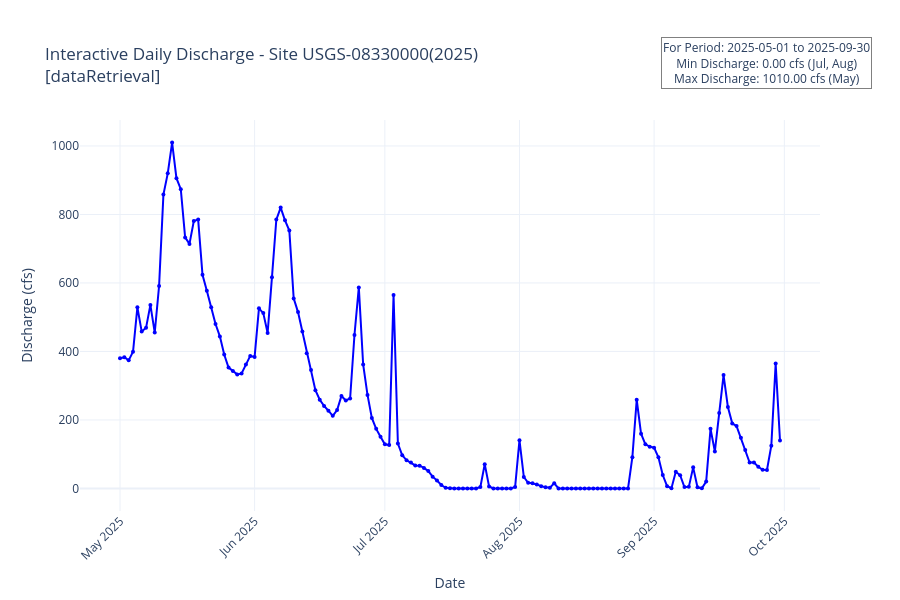

Source (notebook cell):
### Code cell
# -------------------------------
# Interactive Plot with Plotly
# -------------------------------
date_col = "date"
value_column = "value"

# Find all months where min and max occur
min_value = df['value'].min()
max_value = df['value'].max()
min_months = df[df['value'] == min_value]['date'].dt.strftime('%b').unique()
max_months = df[df['value'] == max_value]['date'].dt.strftime('%b').unique()

# Join with commas if multiple months
min_month_str = ', '.join(min_months)
max_month_str = ', '.join(max_months)

fig = go.Figure()

# --- Main daily discharge line ---
fig.add_trace(
    go.Scatter(
        x=df[date_col],
        y=df[value_column],
        mode="lines+markers",
        name="Daily Discharge",
        marker=dict(size=4),
        line=dict(color="blue"),
        hovertemplate=
        "<b>Date:</b> %{x|%Y-%m-%d}<br>"
        "<b>Discharge:</b> %{y:.2f} cfs<extra></extra>"
    )
)

# --- Add annotation message above the plot area ---
fig.add_annotation(
    text=f"For Period: {start_date} to {end_date}<br>Min Discharge: {overall_min:.2f} cfs ({min_month_str})<br>Max Discharge: {overall_max:.2f} cfs ({max_month_str})",
    xref="paper",
    yref="paper",
    x=1.07, 
    y=1.08,
    showarrow=False,
    xanchor="right",
    yanchor="bottom",
    bgcolor="rgba(255,255,255,0.8)",
    bordercolor="gray",
    borderwidth=1
 )

# --- Layout settings ---
fig.update_layout(
    title=f"Interactive Daily Discharge - Site USGS-{site_no}({year_label})<br>[dataRetrieval]</span>",
    xaxis_title="Date",
    yaxis_title="Discharge (cfs)",
    hovermode="x unified",
    template="plotly_white",
    xaxis=dict(
        dtick="M1",          # Tick every month
        tickformat="%b %Y",  # Format month and year
        tickangle=-45
    ),
    height=600,
    margin=dict(t=120)
 )

fig.show()

### Figure 1 — Plotly figure (JSON) as saved in the notebook; plotly's stock layout.template omitted (floating-point values rounded to 4 significant figures; data arrays with more than 128 entries replaced by an {"elided": "..."} marker saying what was removed)
{"data": [{"hovertemplate": "<b>Date:</b> %{x|%Y-%m-%d}<br><b>Discharge:</b> %{y:.2f} cfs<extra></extra>", "line": {"color": "blue"}, "marker": {"size": 4}, "mode": "lines+markers", "name": "Daily Discharge", "type": "scatter", "x": {"elided": "153 str values"}, "y": {"elided": "153 float values"}}], "layout": {"annotations": [{"bgcolor": "rgba(255,255,255,0.8)", "bordercolor": "gray", "borderwidth": 1, "showarrow": false, "text": "For Period: 2025-05-01 to 2025-09-30<br>Min Discharge: 0.00 cfs (Jul, Aug)<br>Max Discharge: 1010.00 cfs (May)", "x": 1.07, "xanchor": "right", "xref": "paper", "y": 1.08, "yanchor": "bottom", "yref": "paper"}], "height": 600, "hovermode": "x unified", "margin": {"t": 120}, "title": {"text": "Interactive Daily Discharge - Site USGS-08330000(2025)<br>[dataRetrieval]</span>"}, "xaxis": {"dtick": "M1", "tickangle": -45, "tickformat": "%b %Y", "title": {"text": "Date"}}, "yaxis": {"title": {"text": "Discharge (cfs)"}}}}
